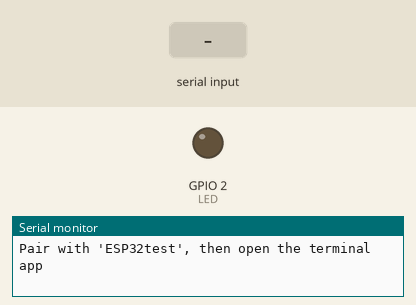
This sketch was run on a simulated ESP32. Parts: output pins drawn as LEDs (lit = HIGH), the last lines printed to the serial monitor. Inputs (shaded band) come from the test bench. Nothing arrives over Bluetooth unless stated.

Above: at 1.2 s.
1.3 s: "led on\n" received over the second serial link
At 2.2 s:
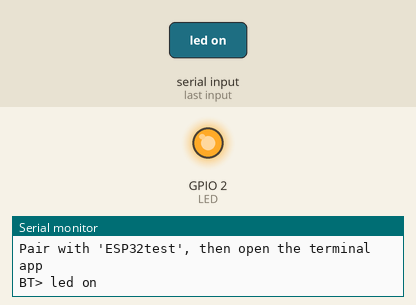
2.8 s: "led off\n" received over the second serial link
At 3.3 s:
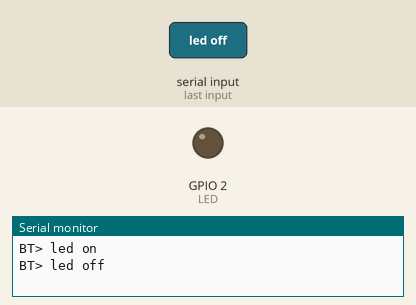
4.3 s: "toggle\n" received over the second serial link
At 5.6 s:
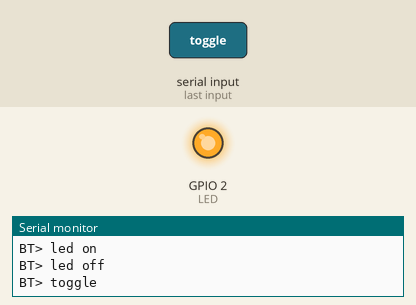
Timing chart, 0 to 7.3 s (numbered marks = the images above; inputs shaded):
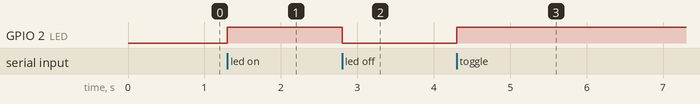

Measured:
- after the input at 1.3 s, GPIO 2 (LED): LOW → HIGH at once
- after the input at 2.8 s, GPIO 2 (LED): HIGH → LOW at once
- after the input at 4.3 s, GPIO 2 (LED): LOW → HIGH at once

The sketch:

esp32_bluetooth_serial_led.ino
```cpp
// ESP32 Arduino sketch that creates a Bluetooth Serial (SPP) interface to receive text commands from a paired phone to control an LED and send status feedback.
//
// Full tutorial: https://shillehtek.com/blogs/news/esp32-bluetooth-serial-control-led-relay
// Parts used: https://shillehtek.com/products/esp32-dev-board-cp2102-type-c-4mb
//             https://shillehtek.com/products/1-channel-5v-relay-module
//             https://shillehtek.com/products/hc-05-6pin-bluetooth-module-no-button
// More examples: https://github.com/shillehbean/shillehtek-examples
//

#include "BluetoothSerial.h"

BluetoothSerial SerialBT;
const int LED = 2;
bool ledOn = false;

void setLed(bool on) {
  ledOn = on;
  digitalWrite(LED, on ? HIGH : LOW);
  SerialBT.println(on ? "LED is ON" : "LED is OFF");    // feedback to the phone
}

void setup() {
  Serial.begin(115200);
  pinMode(LED, OUTPUT);
  SerialBT.begin("ESP32test");                          // the name you'll pair with
  Serial.println("Pair with 'ESP32test', then open the terminal app");
}

void loop() {
  if (SerialBT.available()) {
    String cmd = SerialBT.readStringUntil('\n');
    cmd.trim(); cmd.toLowerCase();

    if      (cmd == "led on")  setLed(true);
    else if (cmd == "led off") setLed(false);
    else if (cmd == "toggle")  setLed(!ledOn);
    else if (cmd == "status")  SerialBT.println(ledOn ? "LED is ON" : "LED is OFF");
    else SerialBT.println("Commands: led on | led off | toggle | status");

    Serial.println("BT> " + cmd);                        // echo to USB for debugging
  }
}
```
